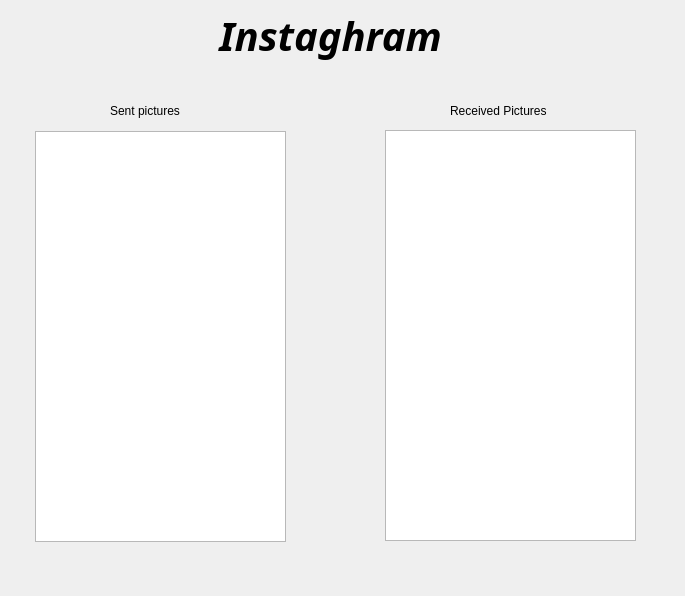
<?xml version="1.0" encoding="UTF-8"?>
<ui version="4.0">
 <class>view</class>
 <widget class="QDialog" name="view">
  <property name="geometry">
   <rect>
    <x>0</x>
    <y>0</y>
    <width>685</width>
    <height>596</height>
   </rect>
  </property>
  <property name="windowTitle">
   <string>Dialog</string>
  </property>
  <widget class="QListWidget" name="sent">
   <property name="geometry">
    <rect>
     <x>35</x>
     <y>131</y>
     <width>251</width>
     <height>411</height>
    </rect>
   </property>
  </widget>
  <widget class="QListWidget" name="rec">
   <property name="geometry">
    <rect>
     <x>385</x>
     <y>130</y>
     <width>251</width>
     <height>411</height>
    </rect>
   </property>
  </widget>
  <widget class="QLabel" name="label">
   <property name="geometry">
    <rect>
     <x>170</x>
     <y>10</y>
     <width>321</width>
     <height>51</height>
    </rect>
   </property>
   <property name="font">
    <font>
     <family>Sans</family>
     <pointsize>30</pointsize>
     <weight>75</weight>
     <italic>true</italic>
     <bold>true</bold>
    </font>
   </property>
   <property name="text">
    <string>Instaghram</string>
   </property>
   <property name="alignment">
    <set>Qt::AlignCenter</set>
   </property>
  </widget>
  <widget class="QLabel" name="label_2">
   <property name="geometry">
    <rect>
     <x>110</x>
     <y>100</y>
     <width>101</width>
     <height>21</height>
    </rect>
   </property>
   <property name="text">
    <string>Sent pictures</string>
   </property>
  </widget>
  <widget class="QLabel" name="label_3">
   <property name="geometry">
    <rect>
     <x>450</x>
     <y>100</y>
     <width>121</width>
     <height>21</height>
    </rect>
   </property>
   <property name="text">
    <string>Received Pictures</string>
   </property>
  </widget>
 </widget>
 <resources/>
 <connections/>
</ui>
